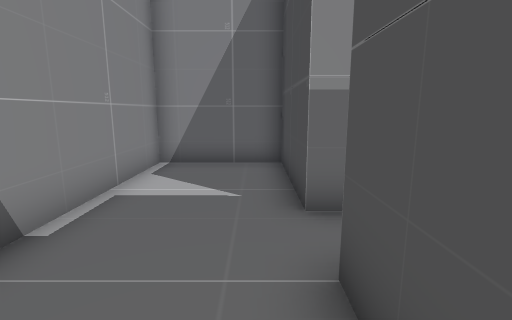
View 1 (above)

21 first-person views from a walk through a Unity game level. The camera is 1.5 m above the floor, tilts 10° down and sees 85° across. The floor is counted in squares, 1 m on a side. Each view is taken from the middle of a square. On the plan, view 1 faces up. The plan holds only what a view shows up to about 14 squares ahead; the rest is blank.

View 2
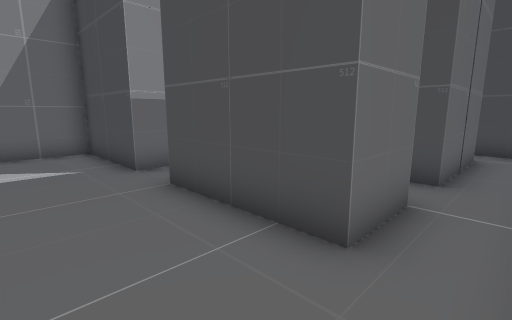

View 3
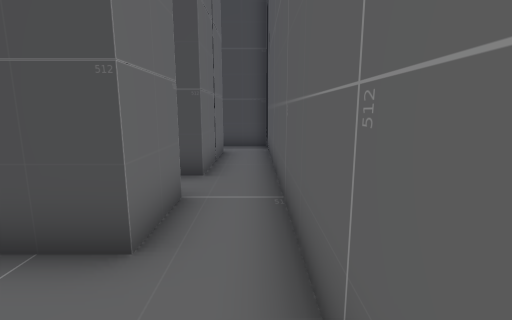

View 4
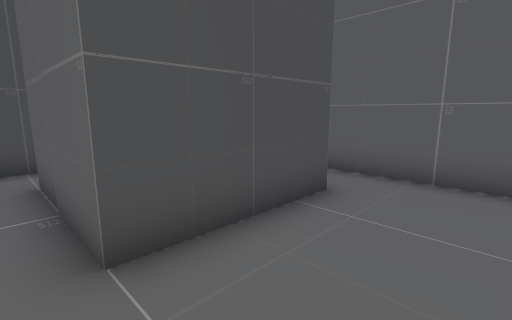

View 5
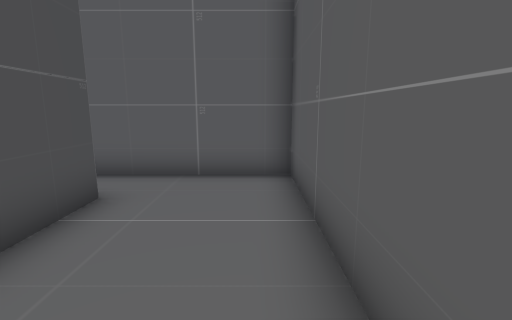

View 6
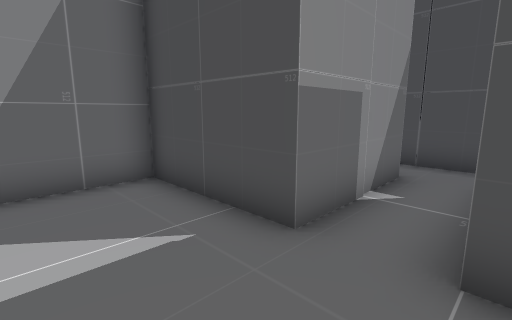

View 7
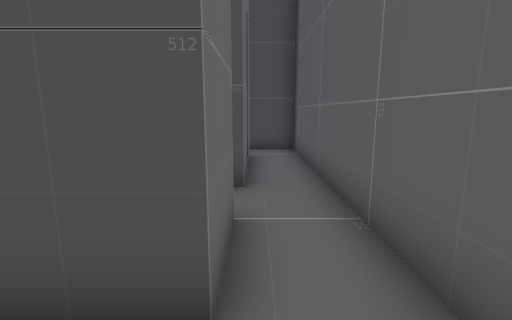

View 8
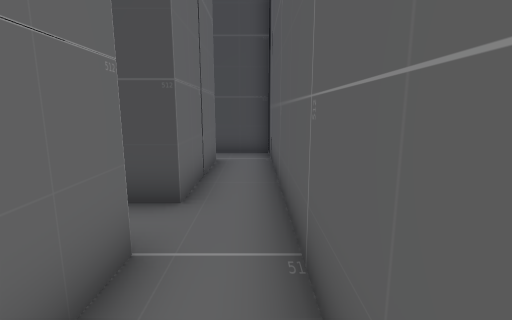

View 9
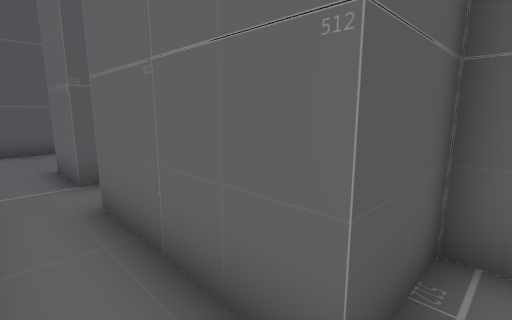

View 10
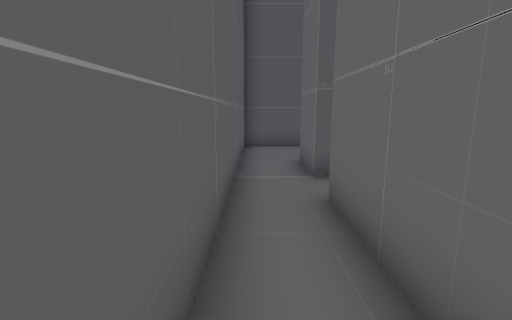

View 11
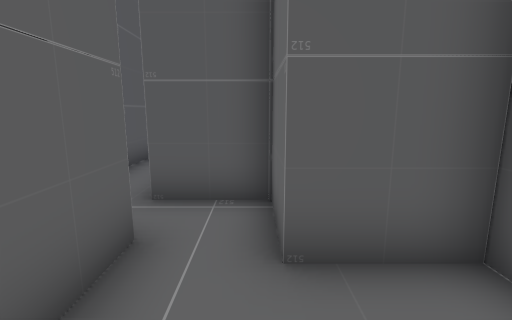

View 12
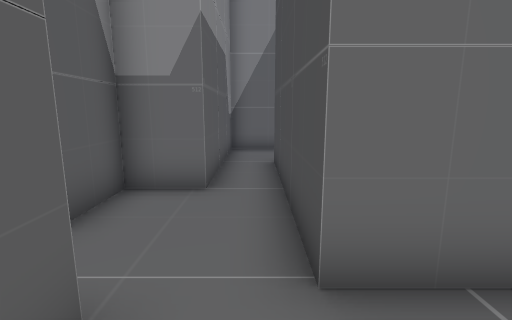

View 13
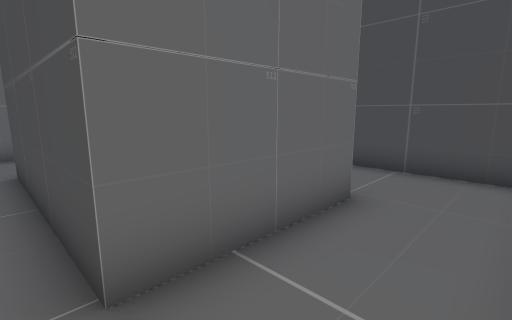

View 14
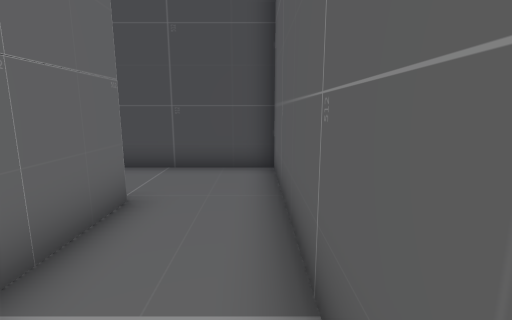

View 15
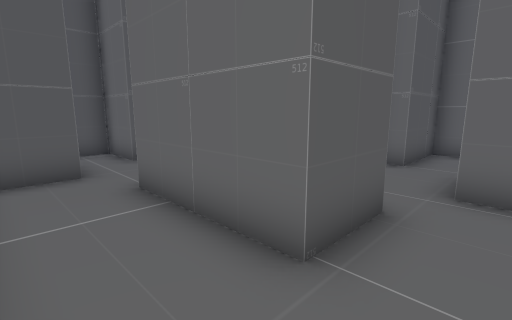

View 16
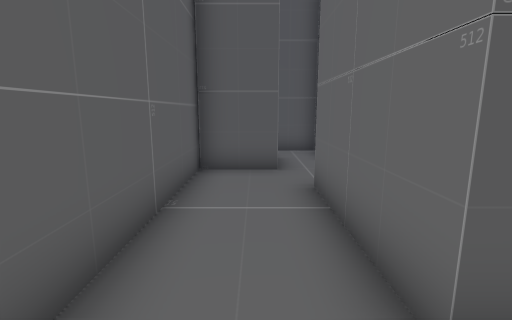

View 17
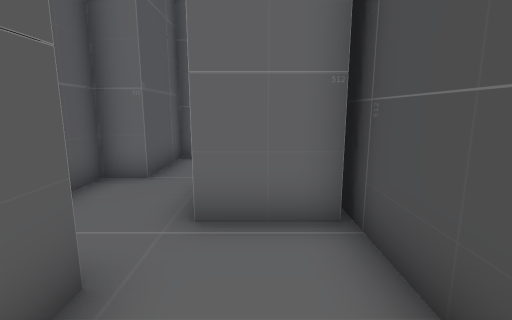

View 18
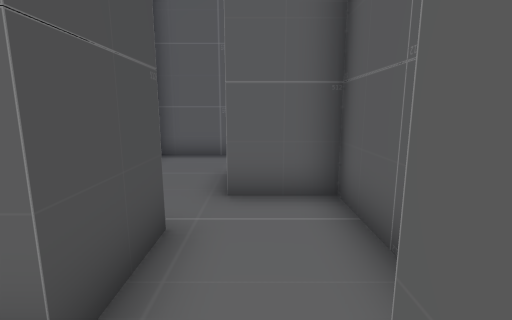

View 19
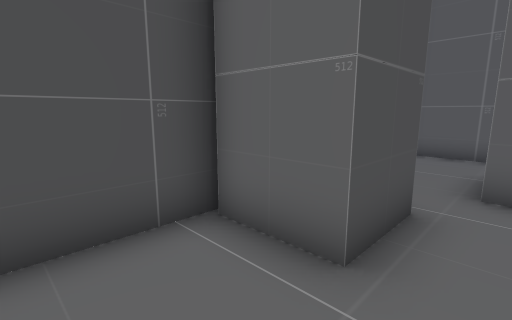

View 20
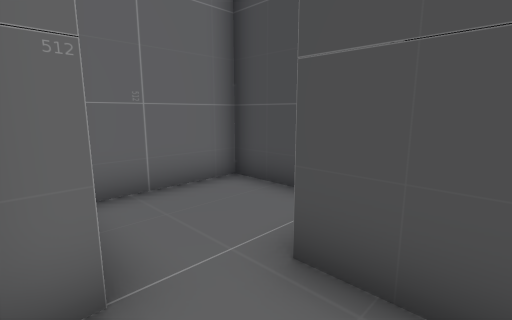

View 21
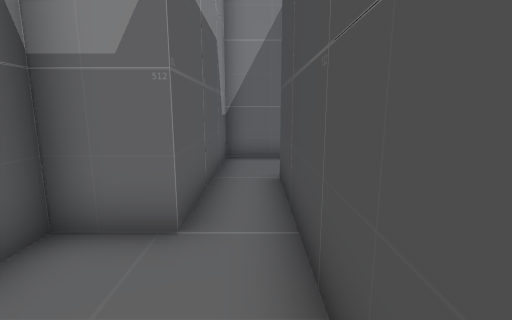

### Floor plan
Points are (right, up) in squares from view 1. A wall is a line through its corners. A room is listed if a view was taken in it or the views show most of it. See-through windows are left out.
Room 1 (views 1, 2, 3, 4, 5, 6, 7, 8)
walls: (2.7, -1.8) (0.7, -1.8) (0.7, 2.3) (4.8, 2.3); (4.8, 4) (0.7, 4) (0.7, 8.1) (-2.8, 8.1) (-2.8, -3.5) (2.4, -3.5)
ways out: opening at (2, -3) to room 2; opening at (6, 3)
Room 2 (views 9, 10)
walls: (2.4, -3.5) (10.4, -3.5); (2.7, -1.2) (2.7, -1.8); (8.4, -1.8) (4.4, -1.8) (4.4, -0.9); (9.9, -3.5) (9.9, -2.6)
ways out: opening at (2, -3) to room 1; opening at (9, -2) to room 8
Room 3 (views 11, 21)
walls: (11.9, -1.4) (11.9, -2.6); (13.5, -0.8) (13.5, 1.4); (11.9, 2.3) (10.4, 2.3) (10.4, 0.3) (9.4, 0.3); (9.9, -1.4) (11.6, -1.4)
ways out: opening at (13, -2) to room 4; opening at (13, 2) to room 7; opening at (10, -1) to room 8
Room 4 (views 12, 13, 14, 15, 16, 17)
walls: (17.5, 1.2) (17.5, -0.8) (13.5, -0.8); (11.9, -2.6) (11.9, -3.5); (11.6, -3.5) (20.3, -3.5) (20.3, 3.4); (20.2, 2.6) (18.2, 2.6)
ways out: opening at (13, -2) to room 3; opening at (17, 2) to room 6
Room 5 (views 18, 19)
walls: (18.2, 4.6) (20.2, 4.6); (20.3, 3.4) (20.3, 8.1) (16.5, 8.1) (16.5, 5.2)
ways out: opening at (17, 5) to room 6
Room 6 (view 20)
walls: (18.2, 2.6) (18.2, 4.6); (16.5, 5.2) (15.5, 5.2) (15.5, 1.2) (17.5, 1.2)
ways out: opening at (17, 2) to room 4; opening at (17, 5) to room 5
Room 7 (no view inside)
walls: (13.9, 8.1) (11.9, 8.1) (11.9, 2.3); (13.5, 1.4) (13.5, 5.2)
ways out: opening at (13, 2) to room 3
Room 8 (no view inside)
walls: (9.4, 0.3) (8.4, 0.3) (8.4, -1.8); (9.9, -2.6) (9.9, -1.4)
ways out: opening at (9, -2) to room 2; opening at (10, -1) to room 3

Positions as (right, up) in squares from view 1, and headings:
1: (0, 0), facing up
2: (-2, -3), facing up-right
3: (-2, -3), facing right
4: (-2, 3), facing down-right
5: (-2, 3), facing down
6: (-2, 2), facing up-right
7: (-1, -2), facing right
8: (0, -3), facing right
9: (9, -3), facing up-left
10: (9, -3), facing left
11: (13, 0), facing left
12: (13, -3), facing up
13: (13, -3), facing up-right
14: (13, -3), facing right
15: (19, -3), facing up-left
16: (19, -2), facing left
17: (19, -1), facing up
18: (17, 6), facing down
19: (17, 7), facing down-right
20: (16, 3), facing up-right
21: (13, -1), facing up
